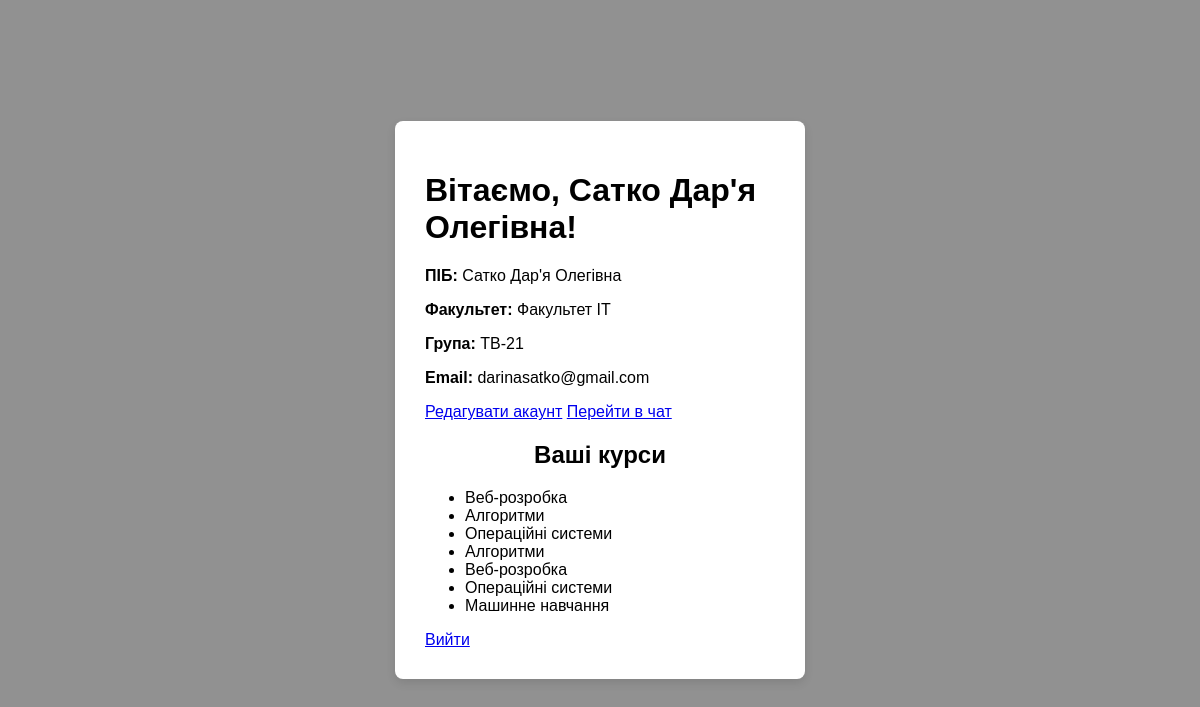
Page /student_cabinet.php (signed in) on the committed database.
### tables this page shows
CREATE TABLE `courses` (
  `id` int(5) NOT NULL,
  `id_user` int(10) NOT NULL,
  `id_admin` int(10) NOT NULL,
  `course1` varchar(50) NOT NULL,
  `course2` varchar(50) NOT NULL,
  `course3` varchar(50) NOT NULL,
  `course4` varchar(50) NOT NULL,
  `course5` varchar(50) NOT NULL,
  `course6` varchar(50) NOT NULL,
  `course7` varchar(50) NOT NULL
);

### student_cabinet.php (the view, shortened to what this page needs)
<?php
include 'db_connect.php';
$user = $_SESSION['user'];
$stmt = $conn->prepare("SELECT * FROM courses WHERE id_user = ?");
$stmt->bind_param("i", $user['id']);
$stmt->execute();
$courses = $stmt->get_result()->fetch_assoc();
?>
<!DOCTYPE html>
<html lang="uk">
<head>
    <link rel="stylesheet" href="styles.css">
</head>
<body>
    <div class="container">
        <h1>Вітаємо, <?php echo htmlspecialchars($user['full_name'] ?? $user['login']); ?>!</h1>
        <p><strong>ПІБ:</strong> <?php echo htmlspecialchars($user['full_name'] ?? 'Не вказано'); ?></p>
        <p><strong>Факультет:</strong> <?php echo htmlspecialchars($user['faculty']); ?></p>
        <p><strong>Група:</strong> <?php echo htmlspecialchars($user['u_group']); ?></p>
        <p><strong>Email:</strong> <?php echo htmlspecialchars($user['email']); ?></p>
        <a href="update_student_profile.php" class="btn">Редагувати акаунт</a>
        <a button type="submit", href="chat.php" class="btn">Перейти в чат</a>
        <h2>Ваші курси</h2>
        <ul>
            <?php
            if ($courses) {
                for ($i = 1; $i <= 7; $i++) {
                    if (!empty($courses['course' . $i])) {
                        echo "<li>" . htmlspecialchars($courses['course' . $i]) . "</li>";
                    }
                }
            } else {
                echo "<li>Курси відсутні</li>";
            }
            ?>
        </ul>
        <a href="logout.php" class="btn">Вийти</a>
    </div>
</body>
</html>

### styles.css (style rules this page uses)
body { font-family: Arial, sans-serif; background-color: #919191; display: flex; justify-content: center; align-items: center; height: 100vh; margin: 0; }
.container { background-color: white; padding: 30px; border-radius: 8px; box-shadow: 0 4px 10px rgba(0, 0, 0, 0.1); width: 350px; }
h2 { text-align: center; margin-bottom: 20px; }

### rows in the picture
courses: course1 "Веб-розробка", course2 "Алгоритми", course3 "Операційні системи", course4 "Алгоритми", course5 "Веб-розробка", course6 "Операційні системи", course7 "Машинне навчання"

### other values in the picture
$user['full_name'] "Сатко Дар'я Олегівна"
$user['faculty'] "Факультет ІТ"
$user['u_group'] "ТВ-21"
$user['email'] "darinasatko@gmail.com"
